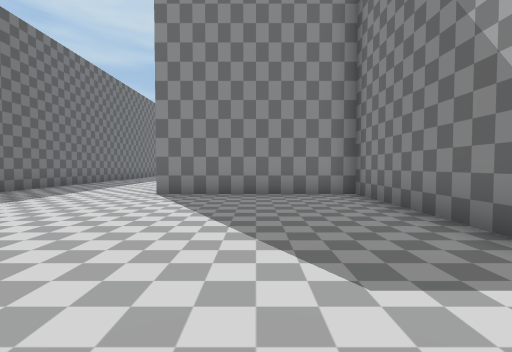
view 1 (above)

16 first-person views from a walk through a 3-D level made in the Unity game engine. The camera is 1.4 m above the floor, tilts 2° down and sees 85° across. The floor is counted in squares, 2 m on a side. Each view is taken from the middle of a square. On the plan, view 1 faces up. The plan holds only what a view shows up to about 9 squares ahead; the rest is blank. The place goes on beyond the plan. The player character is not drawn.

view 2
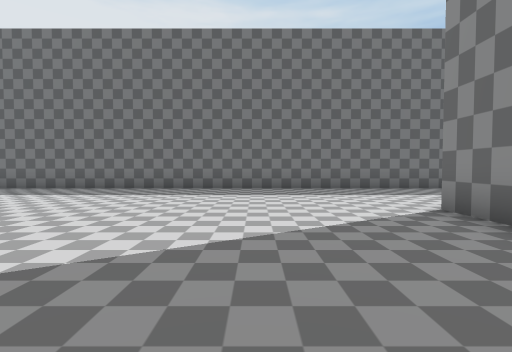

view 3
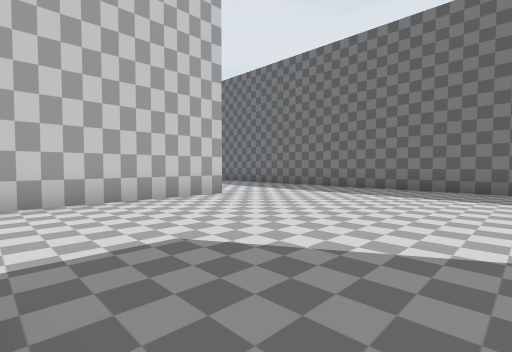

view 4
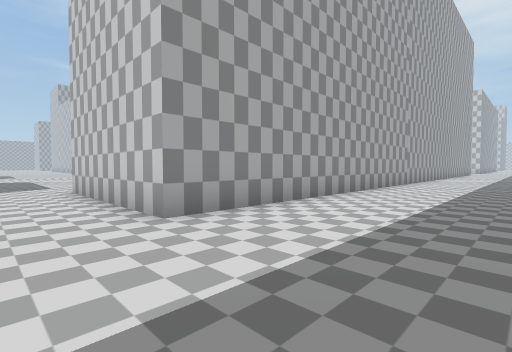

view 5
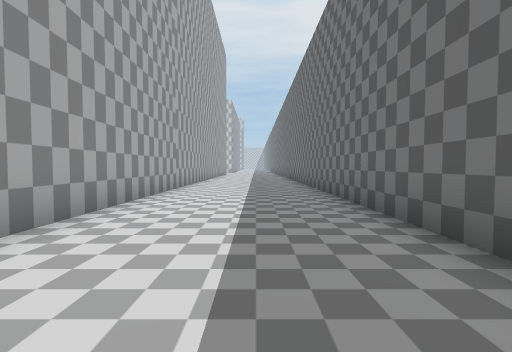

view 6
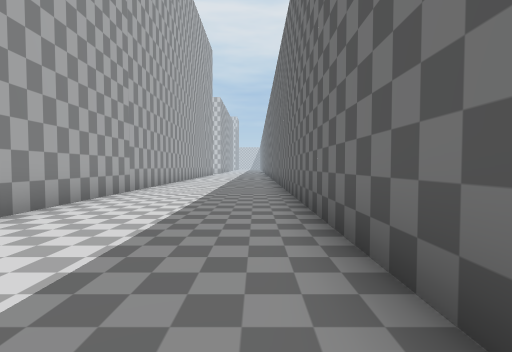

view 7
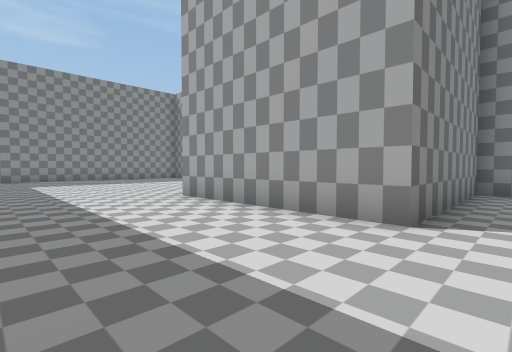

view 8
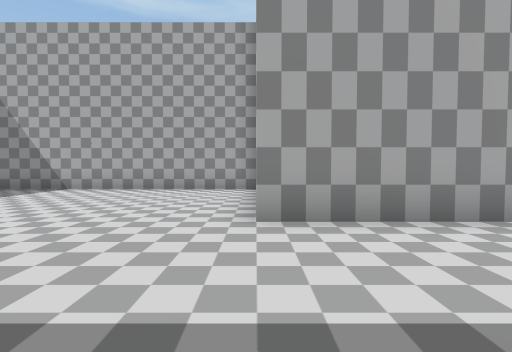

view 9
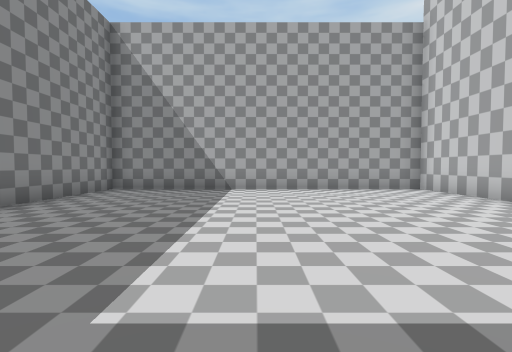

view 10
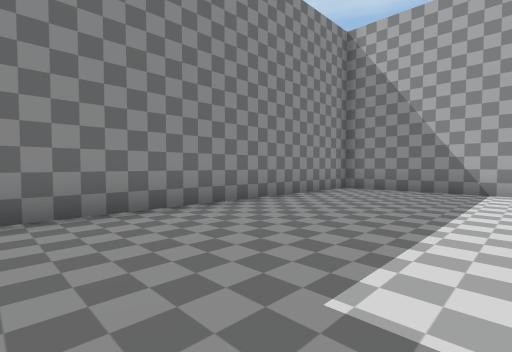

view 11
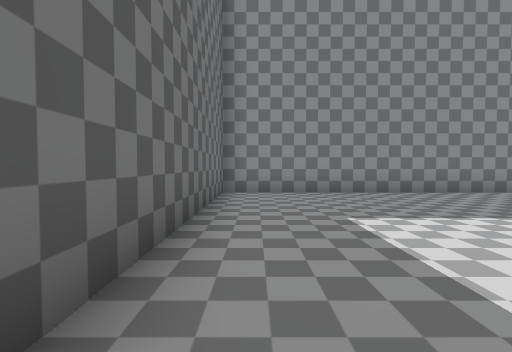

view 12
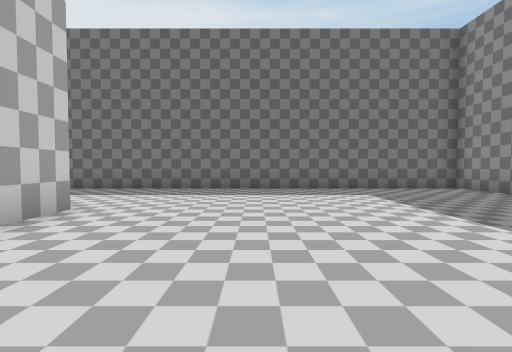

view 13
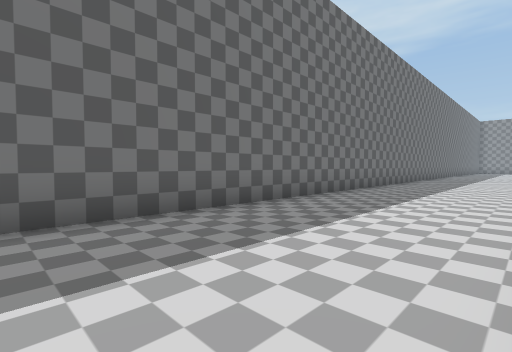

view 14
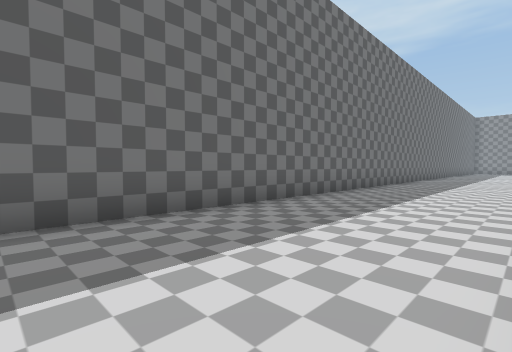

view 15
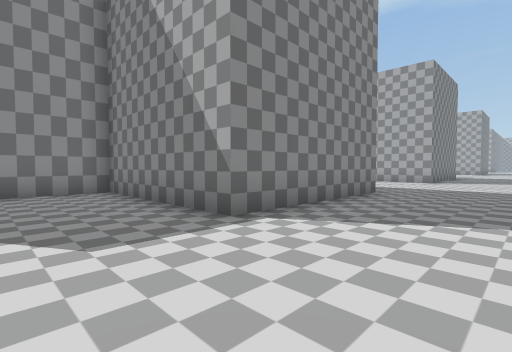

view 16
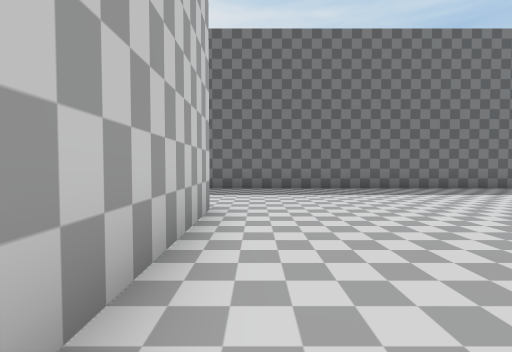

### Floor plan
Points are (right, up) in squares from view 1. A wall is a line through its corners. A room is listed if a view was taken in it or the views show most of it. See-through windows are left out.
Room 1 (views 1, 2, 3, 4, 5, 6, 7, 8, 9, 10, 11, 12, 13, 14, 15)
walls: (2.5, 2) (2.5, 7) (-2.5, 7) (-2.5, 12) (2.5, 12) (2.5, 21.4) (-6.9, 21.4) (-6.9, -13.1); (-2.5, -13) (-2.5, -1.7) (1.5, -1.7)
ways out: opening at (2.3, 0) to room 2
Room 2 (view 16)
walls: (7.5, 2) (2.5, 2); (1.5, -1.7) (2.5, -1.7)
ways out: opening at (2.3, 0) to room 1

Where each view was taken, in squares from view 1:
view 1: 0 up, 0 right, facing up
view 2: 4 up, 2 right, facing left
view 3: 4 up, 2 right, facing down-left
view 4: 0 up, 6 left, facing down-right
view 5: 3 down, 5 left, facing down
view 6: 4 down, 6 left, facing down
view 7: 6 up, 6 left, facing up-right
view 8: 12 up, 6 left, facing right
view 9: 17 up, 6 left, facing right
view 10: 17 up, 6 left, facing up-right
view 11: 14 up, 6 left, facing up
view 12: 15 up, 2 right, facing left
view 13: 13 down, 3 left, facing up-left
view 14: 10 down, 3 left, facing up-left
view 15: 1 down, 0 right, facing up-right
view 16: 1 down, 2 right, facing left
